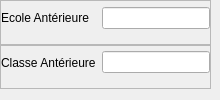
           <widget class="QWidget" name="widget_13" native="true">
            <layout class="QVBoxLayout" name="verticalLayout_11">
             <property name="spacing">
              <number>0</number>
             </property>
             <property name="leftMargin">
              <number>0</number>
             </property>
             <property name="topMargin">
              <number>0</number>
             </property>
             <property name="rightMargin">
              <number>9</number>
             </property>
             <item>
              <widget class="QFrame" name="frame_28">
               <property name="frameShape">
                <enum>QFrame::StyledPanel</enum>
               </property>
               <property name="frameShadow">
                <enum>QFrame::Raised</enum>
               </property>
               <layout class="QHBoxLayout" name="horizontalLayout_42">
                <property name="leftMargin">
                 <number>0</number>
                </property>
                <property name="topMargin">
                 <number>0</number>
                </property>
                <property name="rightMargin">
                 <number>0</number>
                </property>
                <item>
                 <widget class="QLabel" name="label_79">
                  <property name="text">
                   <string>Ecole Antérieure  </string>
                  </property>
                 </widget>
                </item>
                <item>
                 <widget class="QLineEdit" name="updateEcoleAnterieure"/>
                </item>
               </layout>
              </widget>
             </item>
             <item>
              <widget class="QFrame" name="frame_27">
               <property name="frameShape">
                <enum>QFrame::StyledPanel</enum>
               </property>
               <property name="frameShadow">
                <enum>QFrame::Raised</enum>
               </property>
               <layout class="QHBoxLayout" name="horizontalLayout_41">
                <property name="leftMargin">
                 <number>0</number>
                </property>
                <property name="topMargin">
                 <number>0</number>
                </property>
                <property name="rightMargin">
                 <number>0</number>
                </property>
                <item>
                 <widget class="QLabel" name="label_78">
                  <property name="text">
                   <string>Classe Antérieure</string>
                  </property>
                  <property name="wordWrap">
                   <bool>true</bool>
                  </property>
                 </widget>
                </item>
                <item>
                 <widget class="QLineEdit" name="updateClasseAnterieure"/>
                </item>
               </layout>
              </widget>
             </item>
            </layout>
           </widget>
